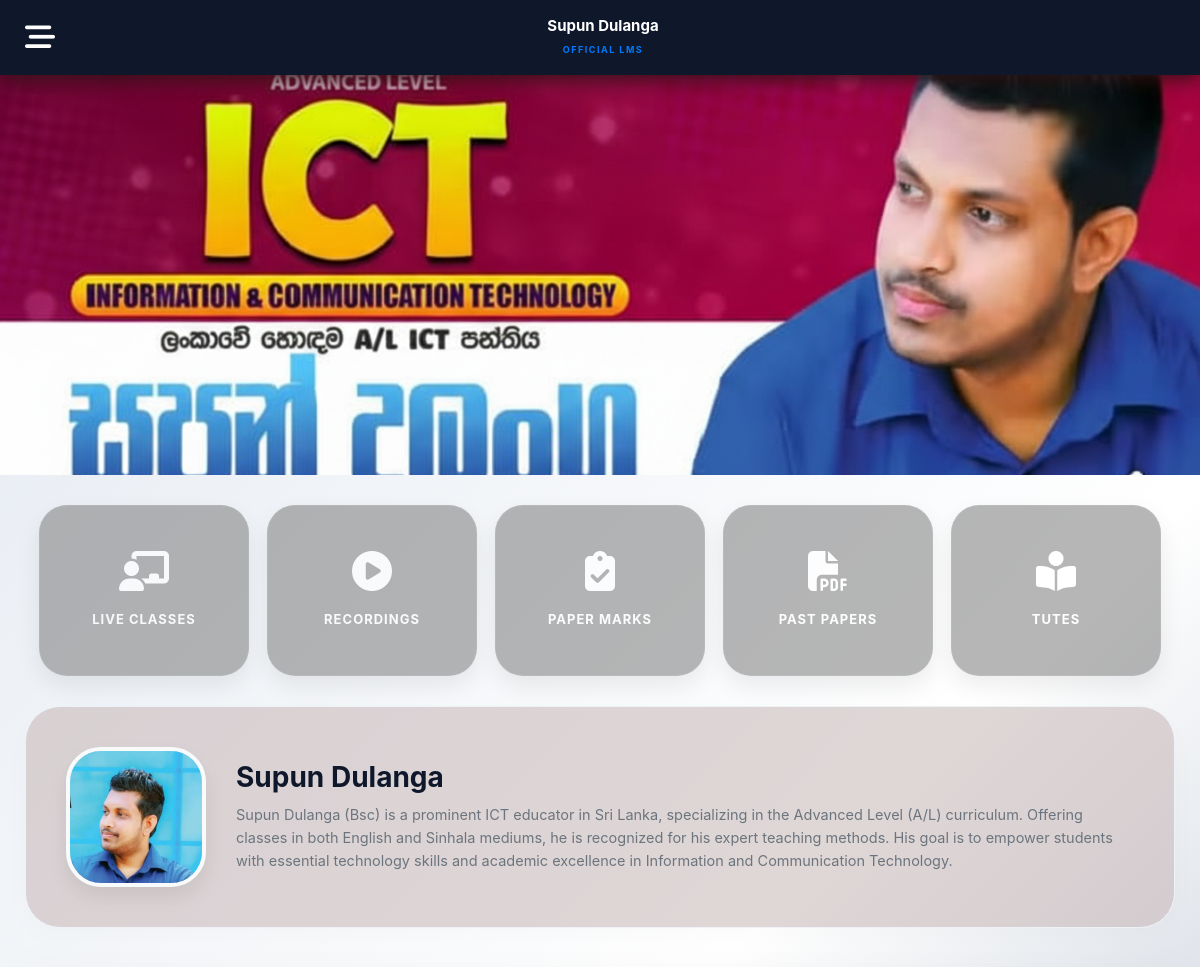
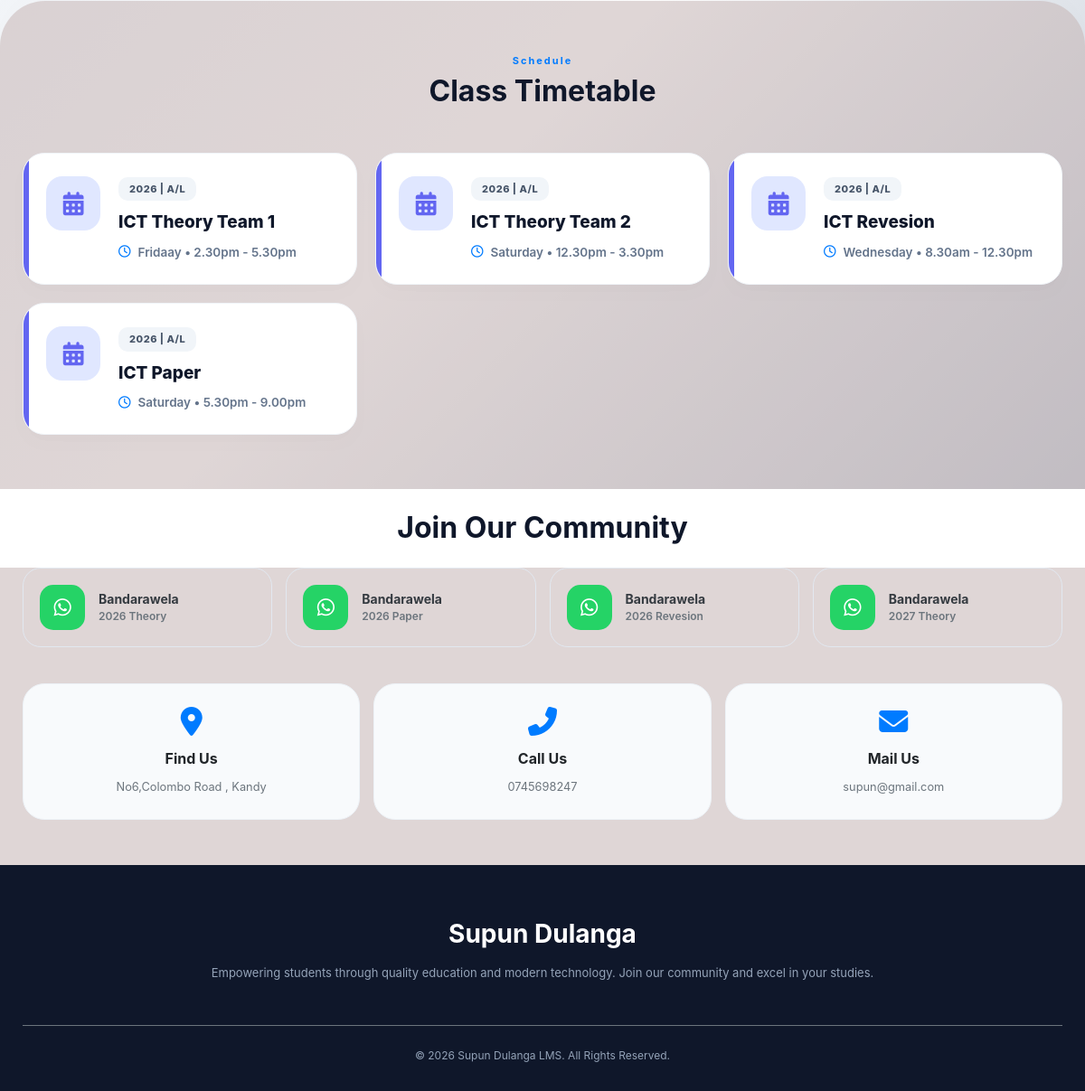
The page / on the database its author committed (2 pictures, top to bottom).
### tables this page shows
CREATE TABLE `teacher` (
  `id` int(11) NOT NULL,
  `name` varchar(100) NOT NULL,
  `gmail` varchar(100) NOT NULL,
  `nic_number` varchar(20) DEFAULT NULL,
  `contact_number` varchar(15) DEFAULT NULL,
  `password` varchar(255) NOT NULL,
  `profile_pic` varchar(255) DEFAULT 'default_user.png',
  `created_at` timestamp NOT NULL DEFAULT current_timestamp()
);

CREATE TABLE `about` (
  `id` int(11) NOT NULL,
  `desktop_banner` varchar(255) DEFAULT NULL,
  `mobile_banner` varchar(255) DEFAULT NULL,
  `profile_pic` varchar(255) DEFAULT NULL,
  `bio` text DEFAULT NULL,
  `address` text DEFAULT NULL,
  `contact_number` varchar(20) DEFAULT NULL,
  `email` varchar(100) DEFAULT NULL,
  `group_links` text DEFAULT NULL,
  `timetable` text DEFAULT NULL,
  `updated_at` timestamp NOT NULL DEFAULT current_timestamp() ON UPDATE current_timestamp()
);

### index.php (the view, shortened to what this page needs)
<?php
include 'config.php';
$teacher_res = $conn->query("SELECT name FROM teacher LIMIT 1");
$teacher = $teacher_res->fetch_assoc();
$teacher_name = $teacher['name'] ?? "Teacher Name";
$about_res = $conn->query("SELECT * FROM about LIMIT 1");
$about = $about_res->fetch_assoc();
$timetable = json_decode($about['timetable'] ?? '[]', true);
$group_links = json_decode($about['group_links'] ?? '[]', true);
$is_logged_in = isset($_SESSION['user_id']);
$action = $is_logged_in ? "" : "onclick='restrictedAccess(event)'";
$desk_banner = !empty($about['desktop_banner']) ? $about['desktop_banner'] : 'assets/img/default-desk-banner.jpg';
$teacher_dp = !empty($about['profile_pic']) ? $about['profile_pic'] : 'assets/img/default-teacher.png';
?>
<!DOCTYPE html>
<html lang="en">
<head>
    <link rel="stylesheet" href="https://cdnjs.cloudflare.com/ajax/libs/font-awesome/6.4.0/css/all.min.css">
    <link rel="stylesheet" href="https://stackpath.bootstrapcdn.com/bootstrap/4.5.2/css/bootstrap.min.css">
</head>
<body>
    <div class="main-content">
        <header class="top-bar">
            <div class="menu-btn" onclick="toggleNav()" style="cursor:pointer; font-size: 30px; color: #ffffff;"><i class="fas fa-bars-staggered"></i></div>
            <div class="text-center">
                <h6 class="m-0 font-weight-bold" style="font-size: 15px; color: #ffffff;"><?= $teacher_name ?></h6>
                <small class="text-primary font-weight-bold" style="font-size: 9px; letter-spacing: 1.5px;">OFFICIAL LMS</small>
            </div>
        </header>
        <section class="banner-section">
            <img src="<?= $desk_banner ?>" class="desktop-banner" alt="Desktop Banner">
        </section>
        <div class="scroll-container">
            <a href="st_live_classes.php" class="nav-card <?= $is_logged_in ? '' : 'locked' ?>" <?= $action ?>><i class="fas fa-chalkboard-teacher"></i><span>    Live Classes</span></a>
            <a href="st_recordings.php" class="nav-card <?= $is_logged_in ? '' : 'locked' ?>" <?= $action ?>><i class="fas fa-play-circle "></i><span>Recordings</span></a>
            <a href="st_score.php" class="nav-card <?= $is_logged_in ? '' : 'locked' ?>" <?= $action ?>><i class="fas fa-clipboard-check "></i><span>Paper Marks</span></a>
            <a href="st_p_papers.php" class="nav-card <?= $is_logged_in ? '' : 'locked' ?>" <?= $action ?>><i class="fas fa-file-pdf"></i><span>Past Papers</span></a>
            <a href="st_tutes.php" class="nav-card <?= $is_logged_in ? '' : 'locked' ?>" <?= $action ?>><i class="fas fa-book-reader "></i><span>Tutes</span></a>
        </div>
        <section class="teacher-box">
            <img src="<?= $teacher_dp ?>" class="teacher-img" alt="Teacher Profile">
            <div>
                <h3 class="font-weight-bold mb-2" style="color: #0f172a;"><?= $teacher_name ?></h3>
                <p class="text-muted m-0" style="font-size: 14.5px; line-height: 1.6;"><?= nl2br($about['bio'] ?? 'Welcome to our official Learning Management System.') ?></p>
            </div>
        </section>
        <section class="timetable-section">
            <div class="text-center mb-5">
                <h6 class="text-primary font-weight-bold uppercase" style="letter-spacing: 2px; font-size: 11px;">Schedule</h6>
                <h2 class="font-weight-bold" style="color: #0f172a;">Class Timetable</h2>
            </div>
            <div class="tt-grid">
                <?php if(!empty($timetable)): foreach($timetable as $row): ?>
                    <div class="tt-card">
                        <div class="tt-icon"><i class="fas fa-calendar-alt"></i></div>
                        <div>
                            <div class="tt-badge"><?= $row['year'] ?> | <?= $row['stream'] ?></div>
                            <h5 class="tt-subject"><?= $row['subject'] ?></h5>
                            <div class="tt-time"><i class="far fa-clock text-primary"></i> <?= $row['day'] ?> &bull; <?= $row['time'] ?></div>
                        </div>
                    </div>
                <?php endforeach; else: ?>
                    <div class="col-12 text-center text-muted p-4">No timetable published yet.</div>
                <?php endif; ?>
            </div>
        </section>
        <section class="bg-white">
            <div class="text-center mb-4 pt-4">
                <h2 class="font-weight-bold" style="color: #0f172a;">Join Our Community</h2>
            </div>
            <div class="group-grid">
                <?php foreach($group_links as $link):
                    $media_class = strtolower($link['media']);
                    $icon_class = $media_class == 'tiktok' ? 'tiktok' : $media_class;
                ?>
                    <a href="<?= $link['url'] ?>" target="_blank" class="group-card">
                        <div class="group-icon <?= $media_class ?>"><i class="fab fa-<?= $icon_class ?>"></i></div>
                        <div>
                            <div class="font-weight-bold text-dark" style="font-size: 14px;"><?= $link['town'] ?></div>
                            <div class="text-muted" style="font-size: 12px; font-weight: 600;"><?= $link['group_name'] ?></div>
                        </div>
                    </a>
                <?php endforeach; ?>
            </div>
        </section>
        <section class="bg-white">
            <div class="contact-grid">
                <div class="contact-card"><i class="fas fa-map-marker-alt text-primary mb-3 fa-2x"></i><h6 class="font-weight-bold">Find Us</h6><small class="text-muted"><?= $about['address'] ?? 'Not Provided' ?></small></div>
                <div class="contact-card"><i class="fas fa-phone-alt text-primary mb-3 fa-2x"></i><h6 class="font-weight-bold">Call Us</h6><small class="text-muted"><?= $about['contact_number'] ?? 'Not Provided' ?></small></div>
                <div class="contact-card"><i class="fas fa-envelope text-primary mb-3 fa-2x"></i><h6 class="font-weight-bold">Mail Us</h6><small class="text-muted"><?= $about['email'] ?? 'Not Provided' ?></small></div>
            </div>
        </section>
        <footer class="final-footer">
            <h3 class="text-white font-weight-bold mb-3"><?= $teacher_name ?></h3>
            <p style="font-size: 13px;">Empowering students through quality education and modern technology. Join our community and excel in your studies.</p>
            <div class="mt-5 pt-4 border-top border-secondary" style="font-size: 12px;">&copy; <?= date('Y') ?> <?= $teacher_name ?> LMS. All Rights Reserved.</div>
        </footer>
    </div>
</body>
</html>

### index.php (style rules this page uses)
:root { --nav-dark: #0f172a; --accent: #6366f1; }
body { font-family: 'Inter', sans-serif; background: linear-gradient(135deg, #e2e8f0 0%, #ffffff 50%, #94a3b8 100%); background-attachment: fixed; min-height: 100vh; }
.top-bar { background: #0f172a; padding: 15px 25px; display: flex; justify-content: space-between; align-items: center; position: sticky; top: 0; z-index: 1000; box-shadow: 0 4px 20px rgb(49, 20, 20); }
.banner-section img { width: 100%; object-fit: cover; }
.desktop-banner { height: 400px; }
.scroll-container { display: flex; overflow-x: auto; gap: 18px; padding: 30px 25px; scrollbar-width: none; }
.nav-card { min-width: 165px; background: #6366f1; padding: 30px 15px; border-radius: 28px; text-align: center; border: 1px solid rgba(255, 255, 255, 0.08); text-decoration: none !important; transition: 0.4s; box-shadow: 0 10px 25px rgba(0,0,0,0.15); }
.nav-card i { font-size: 32px; color: #ffffff; margin-bottom: 15px; display: block; transition: 0.4s; }
.nav-card span { font-size: 11.5px; font-weight: 700; color: #ffffff; text-transform: uppercase; letter-spacing: 1px; transition: 0.4s; }
@media (min-width: 992px) { .nav-card { min-width: 210px; padding: 45px 20px; } }
@media (min-width: 992px) { .nav-card i { font-size: 40px; } }
@media (min-width: 992px) { .nav-card span { font-size: 13px; } }
@media (min-width: 992px) { .scroll-container { justify-content: center; flex-wrap: wrap; } }
.teacher-box { background-color: #c5b3b38a; margin: 0 25px 20px; padding: 40px; border-radius: 35px; border: 1px solid #edf2f7; display: flex; align-items: center; gap: 30px; box-shadow: 0 10px 30px rgba(0,0,0,0.02); }
.teacher-img { width: 140px; height: 140px; border-radius: 35px; object-fit: cover; border: 4px solid #f8fafc; box-shadow: 0 10px 20px rgba(0,0,0,0.08); flex-shrink: 0; }
.timetable-section { background-color: #c5b3b38a; padding: 60px 25px; border-radius: 50px 50px 0 0; margin-top: 40px; box-shadow: 0 -10px 40px rgba(0,0,0,0.02); }
.tt-grid { display: grid; grid-template-columns: repeat(auto-fit, minmax(320px, 1fr)); gap: 20px; margin-top: 30px; }
.tt-card { background: #ffffff; border: 1px solid #f1f5f9; padding: 25px; border-radius: 24px; display: flex; gap: 20px; align-items: flex-start; transition: 0.3s; box-shadow: 0 10px 20px rgba(0,0,0,0.02); position: relative; overflow: hidden; }
.tt-card::before { content: ''; position: absolute; left: 0; top: 0; bottom: 0; width: 6px; background: var(--accent); border-radius: 24px 0 0 24px; }
.tt-icon { background: #e0e7ff; color: var(--accent); width: 60px; height: 60px; border-radius: 18px; display: flex; align-items: center; justify-content: center; font-size: 26px; flex-shrink: 0; }
.tt-badge { background: #f1f5f9; color: #475569; padding: 5px 12px; border-radius: 10px; font-size: 11px; font-weight: 800; letter-spacing: 0.5px; display: inline-block; margin-bottom: 12px; }
.tt-subject { font-size: 19px; font-weight: 800; color: #0f172a; margin-bottom: 10px; line-height: 1.3; }
.tt-time { font-size: 13.5px; color: #64748b; font-weight: 600; display: flex; align-items: center; gap: 8px; }
.group-grid { display: grid; grid-template-columns: repeat(auto-fit, minmax(260px, 1fr)); gap: 15px; padding: 0 25px 40px; background-color: #c5b3b38a; }
.group-card { bbackground-color: #ffffff; padding: 18px; border-radius: 20px; border: 1px solid #e2e8f0; display: flex; align-items: center; text-decoration: none !important; transition: 0.3s; }
.group-icon { width: 50px; height: 50px; border-radius: 15px; display: flex; align-items: center; justify-content: center; font-size: 22px; color: white; margin-right: 15px; }
.whatsapp { background: #25D366; }
.contact-grid { display: grid; grid-template-columns: repeat(auto-fit, minmax(280px, 1fr)); gap: 15px; padding: 0 25px 50px; background-color: #c5b3b38a; }
.contact-card { background: #f8fafc; padding: 25px; border-radius: 24px; text-align: center; border: 1px solid #edf2f7; transition: 0.3s; }
.final-footer { background: #0f172a; color: #94a3b8; padding: 60px 25px 30px; text-align: center; }
.locked { opacity: 0.5; filter: grayscale(1); cursor: not-allowed; }

### rows shown on the page
teacher: name "Supun Dulanga"
about: desktop_banner (picture), profile_pic (picture), bio "Supun Dulanga (Bsc) is a prominent ICT educator in Sri Lanka, specializing in the Advanced Level (A/L) curriculum. Offering classes in both English and Sinhala mediums, he is recognized for his expert teaching methods. His goal is to empower students with essential technology skills and academic excellence in Information and Communication Technology.", address "No6,Colombo Road , Kandy", contact_number "0745698247", email "supun@gmail.com"

### other values the page prints
$row['year'] "2026"
$row['stream'] "A/L"
$row['subject'] "ICT Theory Team 1"
$row['day'] "Fridaay"
$row['time'] "2.30pm - 5.30pm"
$row['subject'] "ICT Theory Team 2"
$row['day'] "Saturday"
$row['time'] "12.30pm - 3.30pm"
$row['subject'] "ICT Revesion"
$row['day'] "Wednesday"
$row['time'] "8.30am - 12.30pm"
$row['subject'] "ICT Paper"
$row['time'] "5.30pm - 9.00pm"
$link['town'] "Bandarawela"
$link['group_name'] "2026 Theory"
